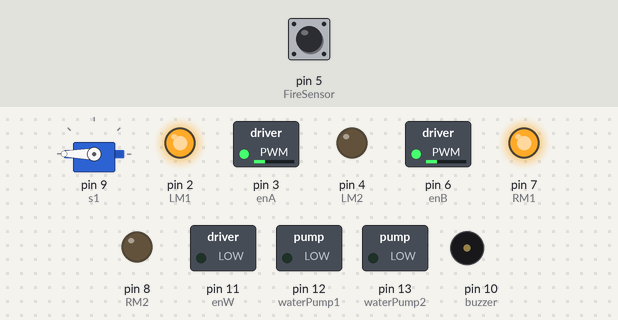
Bench run of a sketch on a simulated Arduino Uno, built with avr-gcc and run on an emulated ATmega328P. Parts: servo, switched loads named in the sketch (green lamp = pin HIGH), output pins drawn as LEDs (lit = HIGH), buzzer (waves = sounding, pin HIGH). The inputs (shaded band) are chosen by the test bench; at power-on: pin 5 (FireSensor) HIGH.

Above: at 1.2 s.
1.3 s: pin 5 (FireSensor) driven LOW
At 2.2 s:
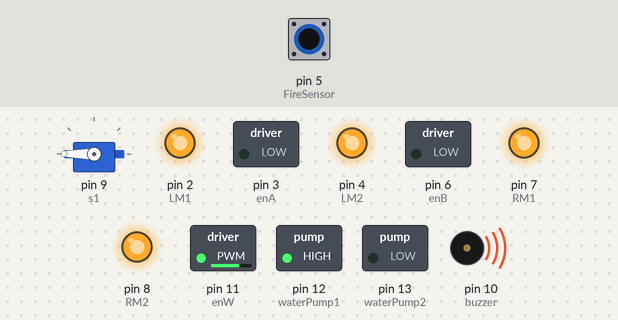
2.8 s: pin 5 (FireSensor) driven HIGH
At 3.7 s:
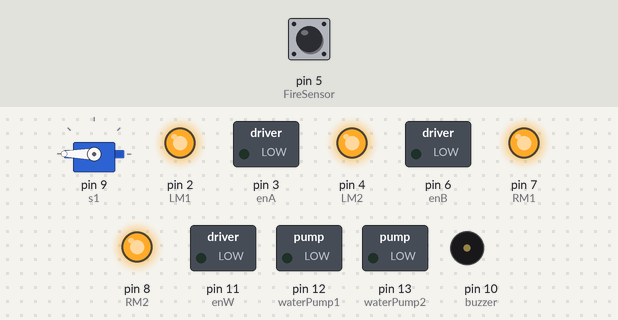
5.8 s: pin 5 (FireSensor) driven LOW
At 6.9 s:
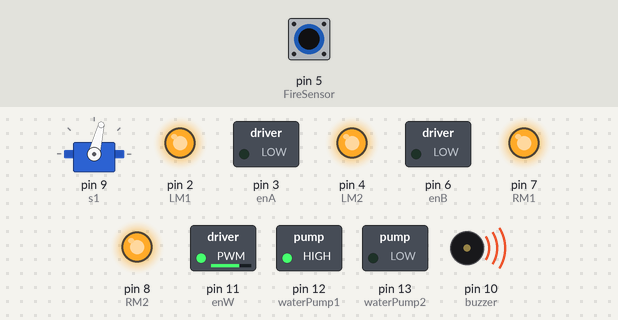
7.3 s: pin 5 (FireSensor) driven HIGH
At 7.95 s:
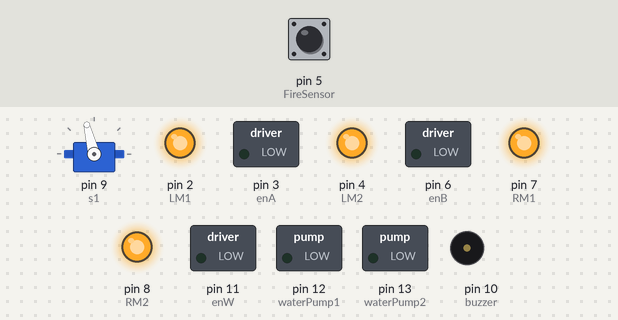
10.3 s: pin 5 (FireSensor) driven LOW
At 11.5 s:
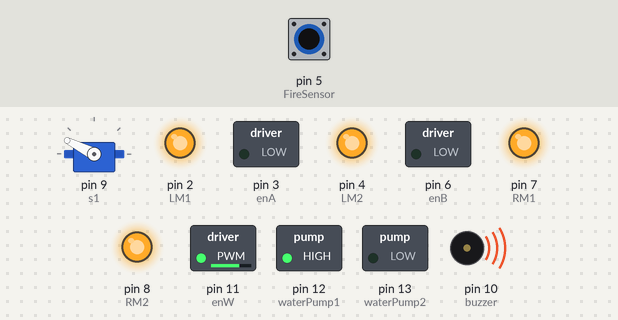
11.8 s: pin 5 (FireSensor) pulsed HIGH 2 times (0.12 s each, 0.3 s apart)
At 13.3 s:
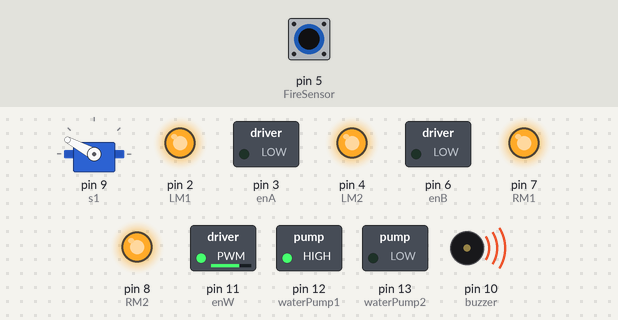
Timing chart, 0 to 14.8 s (numbered marks = the images above; inputs shaded):
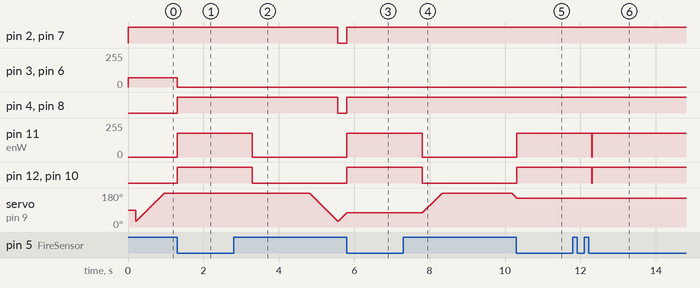

The sketch:

FireCop_Arduino_Code.ino
```cpp
#include<Servo.h>
Servo s1;

int LM1 = 2;  // left motor 1 2
int LM2 = 4;
int enA = 3;  // pwm pin for speed control

int RM1 = 7; // right motor 1 2
int RM2 = 8;
int enB = 6;  // pwm pin for speed control

int enW = 11;  // water pump control


int waterPump1 = 12;
int waterPump2 = 13;

int servoMotor = 9;
int buzzer = 10;

// from car front view left, middle, right, analog inputs
#define Left A2
int FireSensor =5;
#define Right A0

boolean fire = false;
int servoDirection=0;

void setup()
{
  pinMode(enA, OUTPUT);
  pinMode(LM1, OUTPUT);
  pinMode(LM2, OUTPUT);
  pinMode(enB, OUTPUT);
  pinMode(RM1, OUTPUT);
  pinMode(RM2, OUTPUT);
  pinMode(Left, INPUT);
  pinMode(Right, INPUT);
  pinMode(FireSensor, INPUT);
  s1.attach(9); //loop er vitor s1.write
  Serial.begin(9600);
  pinMode(enW, OUTPUT);
  pinMode(waterPump1, OUTPUT);
  pinMode(waterPump2, OUTPUT);
  pinMode(buzzer, OUTPUT);

}

void rotateServoWhileFire()
{
  int minDeg, maxDeg;
  if(0 < servoDirection-30)
  {
    minDeg = servoDirection-30;
  }else
  {
    minDeg = 0;
  }
  if(180 < servoDirection+30)
  {
    maxDeg = 180;
  }else
  {
    maxDeg = servoDirection+30;
  }

  for(int dir = servoDirection; dir <= maxDeg; dir++)
  {
    s1.write(dir);
    delay(5);
  }

  for(int dir = maxDeg; dir >= minDeg; dir--)
  {
    s1.write(dir);
    delay(5);
  }
  for(int dir= minDeg; dir<=servoDirection; dir++)
  {
    s1.write(dir);
    delay(5);
  }
}

void rotateServo()
{
  for(servoDirection = 30; servoDirection<=360; servoDirection++)
  {
    s1.write(servoDirection);
    delay(5);
    if(digitalRead(FireSensor)==0)
    {
      fire = true;
      put_off_fire();
    }
  }
  for(servoDirection = 360; servoDirection >=30; servoDirection--)
  {
    s1.write(servoDirection);
    delay(5);
    if(digitalRead(FireSensor)==0)
    {
      fire = true;
      put_off_fire();
    }
  }

}

void put_off_fire()
{
  // all high and all low means stand still
  digitalWrite(LM1, HIGH);  //move forward for 0.5s
  digitalWrite(LM2, HIGH);
  digitalWrite(RM1, HIGH);
  digitalWrite(RM2, HIGH );
  digitalWrite(buzzer, HIGH);
  analogWrite(enA, 0);  // stop
  analogWrite(enB, 0);  // stop
  analogWrite(enW,180);  // water pump speed
  digitalWrite(waterPump1, HIGH);
  digitalWrite(waterPump2, LOW);

  while(digitalRead(FireSensor)==0)
  {
    //rotateServoWhileFire();
  }

  delay(500);
  fire = false;
  analogWrite(enW, 0);
  digitalWrite(waterPump1, LOW);
  digitalWrite(waterPump2, LOW);
  digitalWrite(buzzer, LOW);
  delay(5);
}

void loop()
{
  digitalWrite(buzzer, LOW);
  analogWrite(enA, 70);
  analogWrite(enB, 70);
  digitalWrite(LM1, HIGH);
  digitalWrite(LM2, LOW);
  digitalWrite(RM1, HIGH);
  digitalWrite(RM2, LOW);
  delay(200);
  for(int j=0; j<1; j++)
  {
  rotateServo();
  }
  digitalWrite(LM1, LOW);
  digitalWrite(LM2, LOW);
  digitalWrite(RM1, LOW);
  digitalWrite(RM2, LOW);
  analogWrite(enA, 0);
  analogWrite(enB, 0);
  rotateServo();

  analogWrite(enA, 70);
  analogWrite(enB, 70);
  digitalWrite(LM1, LOW);
  digitalWrite(LM2, HIGH);
  digitalWrite(RM1, LOW);
  digitalWrite(RM2, HIGH);
  delay(200);
  for(int k=0; k<1; k++)
  {
  rotateServo();
  }


  digitalWrite(LM1, LOW);
  digitalWrite(LM2, LOW);
  digitalWrite(RM1, LOW);
  digitalWrite(RM2, LOW);
  analogWrite(enA, 0);
  analogWrite(enB, 0);
  rotateServo();

}
```

Measured:
- after the input at 1.3 s, pin 3 (enA), pin 6 (enB): 70/255 → 0/255 at once; pin 4 (LM2), pin 8 (RM2), pin 12 (waterPump1), pin 10 (buzzer): LOW → HIGH at once; pin 11 (enW): 0/255 → 180/255 at once
- after the input at 2.8 s, pin 2 (LM1), pin 4 (LM2), pin 7 (RM1), pin 8 (RM2): HIGH → LOW after 2.8 s; pin 11 (enW): 180/255 → 0/255 after 0.50 s; pin 12 (waterPump1), pin 10 (buzzer): HIGH → LOW after 0.50 s
- after the input at 5.8 s, pin 2 (LM1), pin 4 (LM2), pin 7 (RM1), pin 8 (RM2), pin 12 (waterPump1), pin 10 (buzzer): LOW → HIGH at once; pin 11 (enW): 0/255 → 180/255 at once; servo on pin 9 (s1): stays 76° (without the input it goes to 80° after 0.02 s)
- after the input at 7.3 s, pin 11 (enW): 180/255 → 0/255 after 0.50 s; pin 12 (waterPump1), pin 10 (buzzer): HIGH → LOW after 0.50 s; servo on pin 9 (s1): rises from 76° to 180° in 0.51 s, then falls to 155° in 2.0 s
- after the input at 10.3 s, pin 2 (LM1): stays HIGH (without the input it goes to LOW after 0.63 s); pin 3 (enA): stays 0/255 (without the input it goes to 70/255 after 0.63 s)
- after the input at 11.8 s, pin 11 (enW): 180/255 → 0/255 after 0.50 s, → 180/255 0.01 s later; pin 12 (waterPump1), pin 10 (buzzer): HIGH → LOW after 0.50 s, → HIGH 0.01 s later; servo on pin 9 (s1): 153° → 152° after 0.51 s
